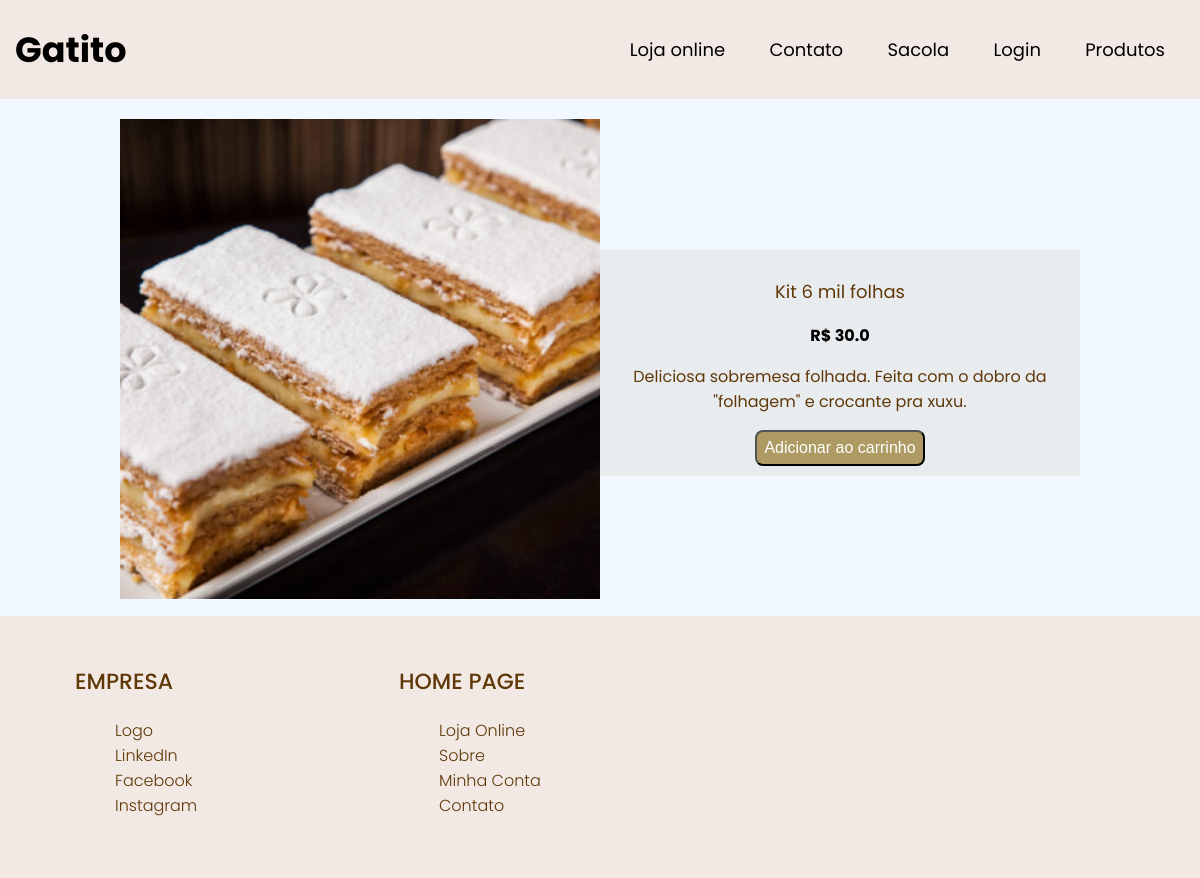
The page /pagina_compra/3 on the database its author committed.
### tables this page shows
CREATE TABLE produtos (
        id INTEGER PRIMARY KEY AUTOINCREMENT,
        nome TEXT NOT NULL,
        descricao TEXT,
        preco REAL NOT NULL,
        imagem TEXT
    );

### app.py (the view)
@app.route("/pagina_compra/<int:produto_id>")
def pagina_compra(produto_id):
    conn = sqlite3.connect(DB_NAME)
    conn.row_factory = sqlite3.Row
    cursor = conn.cursor()
    cursor.execute("SELECT * FROM produtos WHERE id=?", (produto_id,))
    produto = cursor.fetchone()
    conn.close()
    if not produto:
        flash("Produto não encontrado.", "danger")
        return redirect(url_for("produtos"))
    return render_template("pagina-compra.html", produto=produto)

### templates/pagina-compra.html (shortened to what this page needs)
<!DOCTYPE html>
<html lang="en">
<head>
    <link rel="stylesheet" href="{{ url_for('static', filename='css/style.css') }}">
    <link rel="stylesheet" href="https://cdnjs.cloudflare.com/ajax/libs/font-awesome/4.7.0/css/font-awesome.min.css">
</head>
<body>
    <header>
        <span class="logotipo">Gatito</span>
        <nav>
            <ul class="nav-links">
                <li><a href="{{ url_for('home') }}">Loja online</a></li>
                <li><a href="{{ url_for('contato') }}">Contato</a></li>
                <li><a href="{{ url_for('sacola') }}">Sacola</a></li>
                {% if 'usuario' in session %}
                <li>
                    <p>Olá, {{ session['usuario'] }} |
                        <a href="{{ url_for('editar_conta') }}">Editar Conta</a> |
                        <a href="{{ url_for('logout') }}">Sair</a>
                    </p>
                </li>
                {% else %}
                <li><a href="{{ url_for('login') }}">Login</a></li>
                {% endif %}
                <li><a href="{{ url_for('produtos') }}">Produtos</a></li>
            </ul>
        </nav>
    </header>
    <div class="container-geral">
        <div class="img-compra">
            <img class="imagem" src="{{ url_for('static', filename='uploads/' + produto['imagem']) }}"
                alt="{{ produto['nome'] }}">
        </div>
        <div class="resto-compra">
            <p class="nome_produto">{{ produto['nome'] }}</p>
            <p><b>R$ {{ produto['preco'] }}</b></p>
            <p class="descricao_produto">{{ produto['descricao'] }}</p>
            <form action="{{ url_for('adicionar_carrinho', produto_id=produto['id']) }}" method="get">
                <button type="submit" class="add-carrinho btn btn-primary">Adicionar ao carrinho</button>
            </form>
        </div>
    </div>
    <footer>
        <div class="container-footer">
            <div class="row-footer">
                <div class="footer-col">
                    <h4>Empresa</h4>
                    <ul>
                        <li><a href="">logo</a></li>
                        <li><a href="">LinkedIn</a></li>
                        <li><a href="">Facebook</a></li>
                        <li><a href="">Instagram</a></li>
                    </ul>
                </div>
                <div class="footer-col">
                    <h4>Home page</h4>
                    <ul>
                        <li><a href="">Loja online</a></li>
                        <li><a href="">Sobre</a></li>
                        <li><a href="">Minha conta</a></li>
                        <li><a href="">Contato</a></li>
                    </ul>
                </div>
            </div>
        </div>
    </footer>
</body>
</html>

### static/css/style.css (style rules this page uses)
* { box-sizing: border-box; }
body { margin: 0; padding: 0; background-color:rgba(240, 248, 255, 0.916); font-family: "Poppins"; font-size: 100%; }
header { display: flex; justify-content: space-between; align-items: center; padding: 20px 15px; background-color:#f2e9e4; }
li, a, button { font-size: 18px; color: black; text-decoration: none; }
.logotipo { color: black; font-size:35px; font-weight: bold; }
.nav-links li { display: inline-block; padding: 0px 20px; }
@media (min-width:1024px) { .container-geral { display: flex; flex-direction: row; width: 80%; margin:0 auto; align-items: center; margin-top:20px ; } }
@media (min-width:1024px) { .img-compra { text-align: center; width: 50%; } }
@media (min-width:1024px) { .imagem { object-fit: cover; height: auto; width:100%; } }
@media (min-width:1024px) { .resto-compra { flex-direction: column; width: 50%; padding: 10px; background-color: #e9ecef; text-align: center; } }
.add-carrinho { background-color: #ae9a63; border-radius: 8px; cursor: pointer; text-decoration: none; color: white; padding: 7px; font-size: medium; }
.nome_produto { font-size: large; color: #603808; }
.descricao_produto { color: #603808; }
footer { background-color:#f2e9e4; padding: 20px 0; margin-top: auto; margin-top:10px ; }
.container-footer { max-width: 1400px; margin: auto; }
.row-footer { display: flex; flex-wrap: wrap; }
.footer-col { width: 30%; padding: 0 15px; }
.footer-col h4 { font-size: 22px; color:#603808; margin-bottom: 20px; font-weight: 500; position: relative; text-transform: uppercase; }
.footer-col ul { list-style: none; }
.footer-col ul { margin: 10px 0; }
.footer-col ul li a { font-size: 16px; text-transform: capitalize; color:#603808; text-decoration: none; font-weight: 300; display: block; transition: all 0.3s ease; }
@media (min-width: 768px) { .footer-col { width: 30%; margin-bottom: 30px; } }
@media (min-width: 768px) { .row-footer { width: 90%; margin: 0 auto; } }

### rows shown on the page
produtos: imagem (picture), nome "Kit 6 mil folhas", preco "30.0", descricao "Deliciosa sobremesa folhada. Feita com o dobro da \"folhagem\" e crocante pra xuxu."
